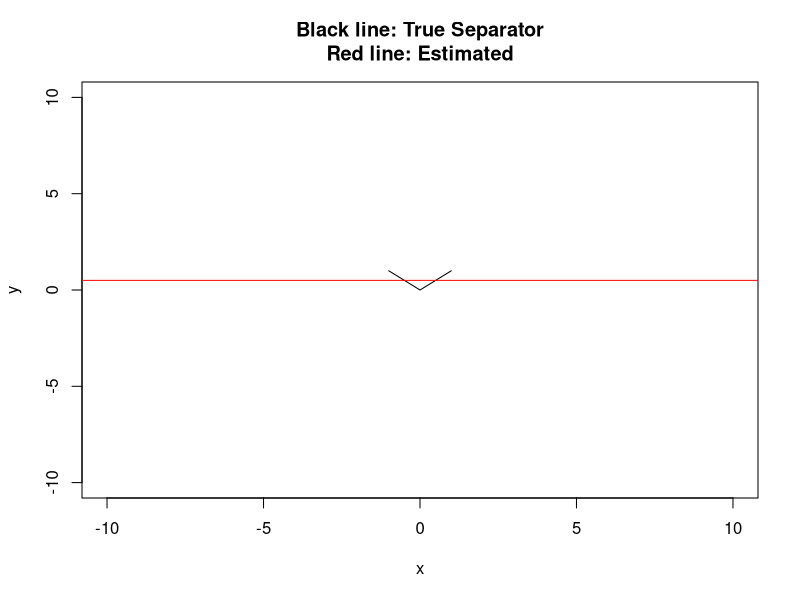
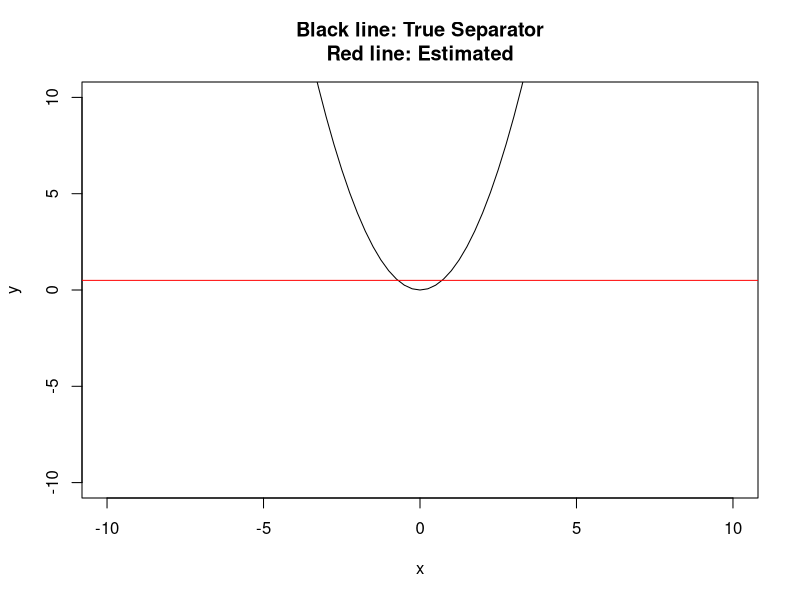
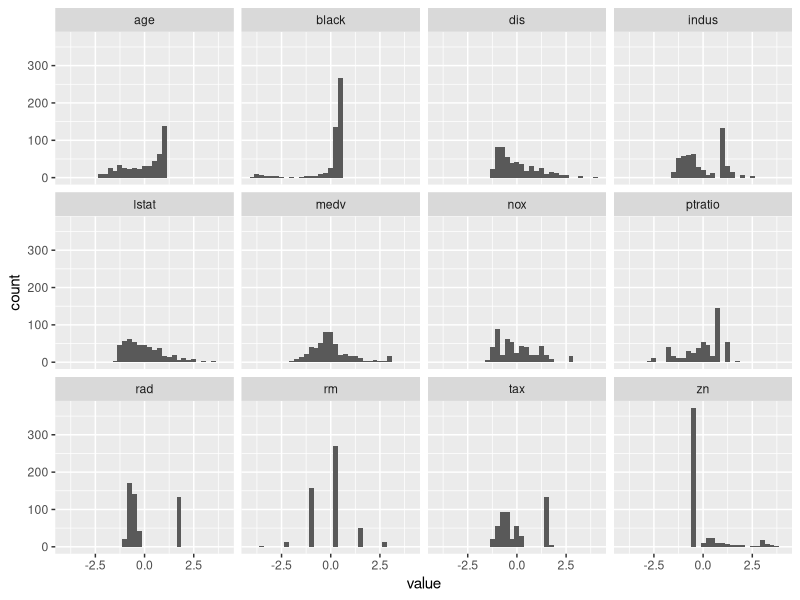

R code for these plots, in order:
## ---- chunk 1
rm(list = ls())
library(ggplot2)
library(knitr)
library(MASS)
library(tidyverse)
library(class)
set.seed(12345)
## ---- chunk 2
x = seq(-1,1)
y = x^2
plot(x,y, xlim = c(-10,10), ylim = c(-10,10), type = "l", main = "Black line: True Separator\nRed line: Estimated")
abline(0.5,0, col = "red")
## ---- chunk 3
x = seq(-5,5, 0.25)
y = x^2
plot(x,y, xlim = c(-10,10), ylim = c(-10,10), type = "l", main = "Black line: True Separator\nRed line: Estimated")
abline(0.5,0, col = "red")
## ---- chunk 4
hw2 = data.frame(MASS::Boston)
# convert the crim indicator. > median crime  = 1, < median = 0
hw2$crim = ifelse(hw2$crim > median(hw2$crim), 1, 0)
hw2$crim = as.factor(hw2$crim)
hw2$chas = as.factor(hw2$chas)
table(hw2$crim)
## ---- chunk 5
hw2$rm = floor(hw2$rm)
#run a correlation matrix
corAnal = data.frame(cor(hw2[-c(1,4)]))
#loop through these correlations and pick which ones are above 0.8 correlated with one another
for(i in 1:length(names(corAnal))){
  index = which(abs(corAnal[,i]) > 0.8 & abs(corAnal[,i]) != 1)
  print(paste(names(corAnal)[i], ":", rownames(corAnal)[index]))
}
## ---- chunk 6
hw2[,-c(1,4)] = apply(hw2[,-c(1,4)], 2, scale)
gather(hw2[,-c(1,4)], variable, value) %>%
  ggplot(data = ., aes(x = value))+
  geom_histogram(binwidth = 0.25)+
  facet_wrap(~variable)
## ---- chunk 7
train = sample(1:dim(hw2)[1],2/3*dim(hw2)[1])

model1 = glm(formula = crim ~., family = "binomial", data = hw2[train,])
summary(model1)
y = model1$y
yhat = ifelse(model1$fitted.values > 0.5, 1, 0)
table(data.frame(y,yhat))
trainError = 1-mean(y == yhat)
paste("Training Error = ", round(trainError,3))
## ---- chunk 8
yhat = predict.glm(model1, newdata = hw2[-train,], type = "response")
yhat = ifelse(yhat > 0.5, 1, 0)
y = hw2[-train,"crim"]
table(data.frame(y,yhat))
testError = 1-mean(y == yhat)
paste("Testing Error = ", round(testError,3))
## ---- chunk 9
train = sample(1:dim(hw2)[1],2/3*dim(hw2)[1])

model2 = lda(formula = crim ~., data = hw2[train,])
model2
y = hw2[-train,"crim"]
yhat = predict(model2, hw2[-train,])
yhat = yhat$class
table(data.frame(y,yhat))
testError = 1-mean(y == yhat)
paste("Testing Error = ", round(testError,3))
## ---- chunk 10
train = sample(1:dim(hw2)[1],2/3*dim(hw2)[1])

model3 = lda(formula = crim ~., data = hw2[train,-9])
model3
y = hw2[-train,"crim"]
yhat = predict(model3, hw2[-train,-9])
yhat = yhat$class
table(data.frame(y,yhat))
testError = 1-mean(y == yhat)
paste("Testing Error = ", round(testError,3))
## ---- chunk 11
train = sample(1:dim(hw2)[1],2/3*dim(hw2)[1])

model4 = lda(formula = crim ~., data = hw2[train,-c(2,9,12)])
model4
y = hw2[-train,"crim"]
yhat = predict(model4, hw2[-train,-c(2,9,12)])
yhat = yhat$class
table(data.frame(y,yhat))
testError = 1-mean(y == yhat)
paste("Testing Error = ", round(testError,3))
## ---- chunk 12
train = sample(1:dim(hw2)[1],2/3*dim(hw2)[1])

model5 = knn(train = hw2[train,-1], test = hw2[-train,-1], cl = hw2[train, "crim"], k = 1)
yhat = model5
y = hw2[-train,1]
table(data.frame(y,yhat))
testError = 1-mean(y == yhat)
paste("Testing Error = ", round(testError,3))
## ---- chunk 13
train = sample(1:dim(hw2)[1],2/3*dim(hw2)[1])

model6 = knn(train = hw2[train,-1], test = hw2[-train,-1], cl = hw2[train, "crim"], k = 10)
yhat = model6
y = hw2[-train,1]
table(data.frame(y,yhat))
testError = 1-mean(y == yhat)
paste("Testing Error = ", round(testError,3))
## ---- chunk 14
train = sample(1:dim(hw2)[1],2/3*dim(hw2)[1])

model7 = knn(train = hw2[train,-1], test = hw2[-train,-1], cl = hw2[train, "crim"], k = 5)
yhat = model7
y = hw2[-train,1]
table(data.frame(y,yhat))
testError = 1-mean(y == yhat)
paste("Testing Error = ", round(testError,3))
## ---- chunk 15
train = sample(1:dim(hw2)[1],2/3*dim(hw2)[1])

model8 = knn(train = hw2[train,-1], test = hw2[-train,-1], cl = hw2[train, "crim"], k = 2)
yhat = model8
y = hw2[-train,1]
table(data.frame(y,yhat))
testError = 1-mean(y == yhat)
paste("Testing Error = ", round(testError,3))
